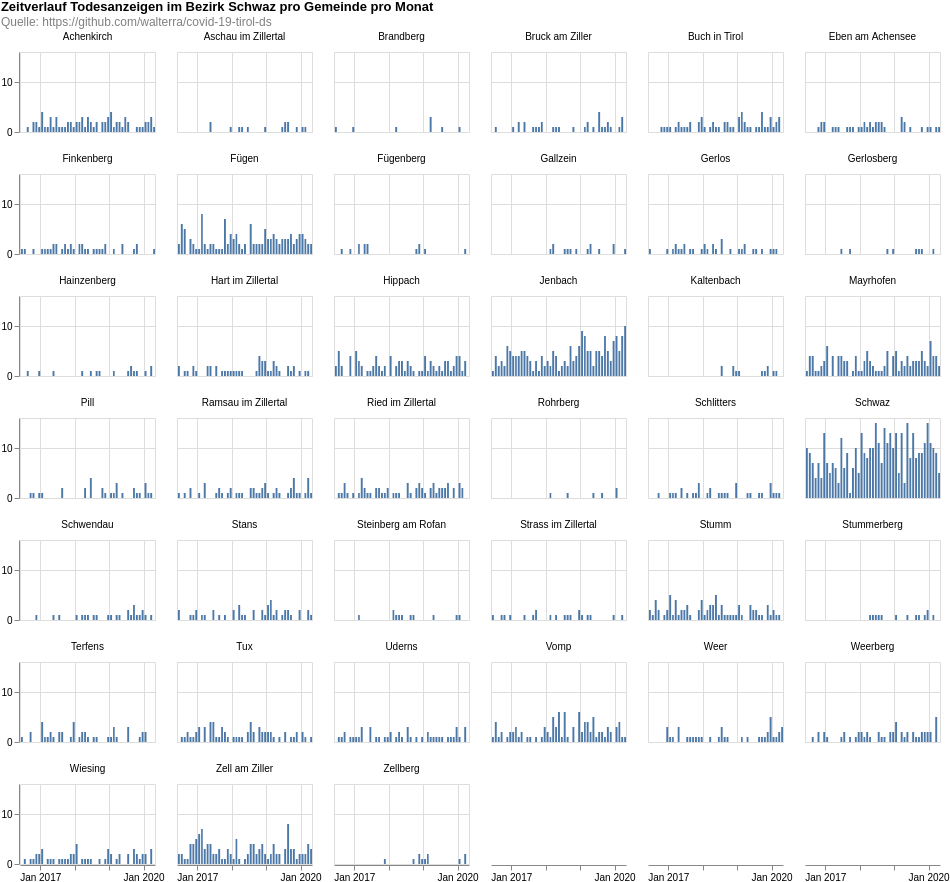

Write a Vega-Lite specification for this figure.
### Vega-Lite specification from a JSON file in a GitHub repository (floating-point values rounded to 4 significant figures; data arrays with more than 128 entries replaced by an {"elided": "..."} marker saying what was removed)
{"$schema": "https://vega.github.io/schema/vega-lite/v4.8.1.json", "columns": 6, "config": {"view": {"continuousHeight": 300, "continuousWidth": 400}}, "data": {"name": "data-6ce9eba2595bb4823250ee965740fc3e"}, "datasets": {"data-6ce9eba2595bb4823250ee965740fc3e": {"elided": "2142 records"}}, "facet": {"field": "municipaly", "title": null, "type": "nominal"}, "padding": 0, "spec": {"layer": [{"encoding": {"tooltip": [{"field": "date", "timeUnit": "yearmonth", "type": "temporal"}, {"aggregate": "sum", "field": "count", "type": "quantitative"}], "x": {"field": "date", "timeUnit": "yearmonth", "title": null, "type": "temporal"}, "y": {"aggregate": "sum", "field": "count", "title": null, "type": "quantitative"}}, "height": 80, "mark": "bar", "width": 135}]}, "title": {"color": "black", "subtitle": ["Quelle: https://github.com/walterra/covid-19-tirol-ds"], "subtitleColor": "gray", "text": ["Zeitverlauf Todesanzeigen im Bezirk Schwaz pro Gemeinde pro Monat"]}}
